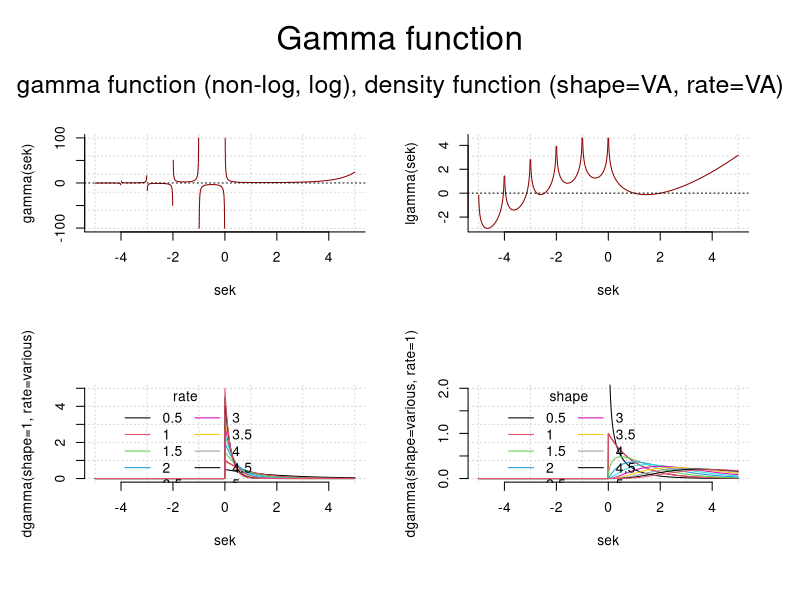

Write R code to recreate this figure.
###
### R-code supplement
### to the book
###
### "Subjektive Ansichten und objektive Betrachtungen"
###
### written by Gürtler & Huber (2023)
###
### All R-code is published under the GPL v3 license:
###
### https://www.gnu.org/licenses/gpl-3.0.en.html
###
### except for 'borrowed' code - see links and references.
### For this R-code the original license of the respective
### authors is valid.
###
### R-code published on
###
### https://osdn.net/projects/mixedmethod-rcode
### https://github.com/abcnorio/mixedmethod-rcode



# file:
# ptII_quan_Bayes_Gamma-distribution.r

# location:
# chap. 6 [6.12]
# Die Wahl priorer Verteilungen



sek <- seq(-5,5,0.01)

par(mfrow=c(2,2), oma=c(2,1,4,1), "cex.axis"=1, bty="l")

plot(sek,gamma(sek), type="l", col="darkred", pre.plot=grid())
abline(h=0, lty=3, col="black")
plot(sek,lgamma(sek), type="l", col="darkred", pre.plot=grid())
abline(h=0, lty=3, col="black")     

plot(sek, dgamma(sek, shape=1, rate=1), type="l", col="darkred", ylim=c(0,5), bty="n", pre.plot=grid(),
     ylab="dgamma(shape=1, rate=various)")
rates <- seq(0.5,5,0.5)
for(i in 1:length(rates))
{
  lines(sek, dgamma(sek, shape=1, rate=rates[i]), col=i)
}
legend("topleft", legend=as.character(rates), col=1:length(rates), lwd=1,
       bty="n", cex=1, title="rate", ncol=2, inset=c(0.1,0))

plot(sek, dgamma(sek, shape=1, rate=1), type="l", col="darkred", ylim=c(0,2), bty="n", pre.plot=grid(),
     ylab="dgamma(shape=various, rate=1)")
shapes <- seq(0.5,5,0.5)
for(i in 1:length(shapes))
{
  lines(sek, dgamma(sek, shape=shapes[i],rate=1), col=i)
}
legend("topleft", legend=as.character(shapes), col=1:length(shapes), lwd=1,
       bty="n", cex=1, title="shape", ncol=2, inset=c(0.1,0))

mtext("Gamma function", side=3, line=0.8, cex=2, outer=TRUE)
mtext("gamma function (non-log, log), density function (shape=VA, rate=VA)", side=3, line=-1.8, cex=1.5, outer=TRUE)

